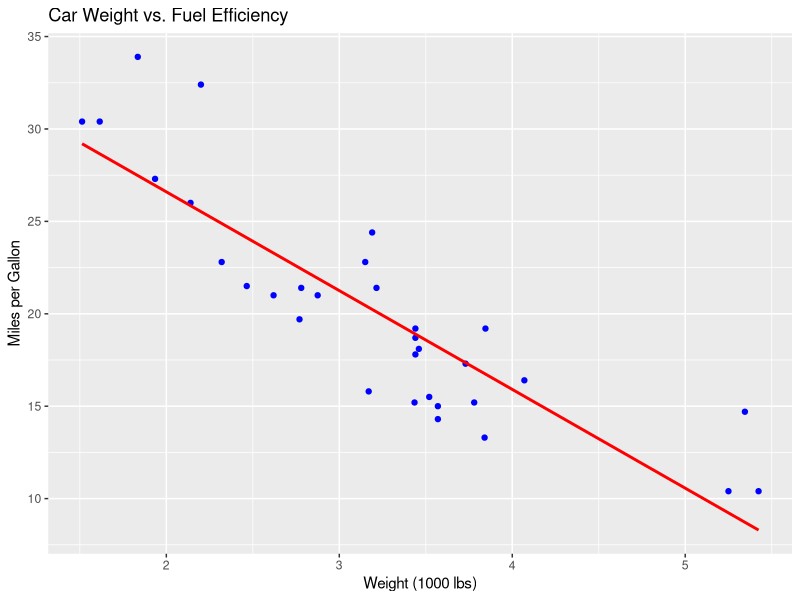

Here is the R script that generated this plot:
## ---- chunk 1
install.packages("ggplot2")

# Load the ggplot2 package for making plots
library(ggplot2)

# Use the built-in mtcars dataset
data(mtcars)

# Create the scatter plot
ggplot(mtcars, aes(x = wt, y = mpg)) +      # Set x as weight and y as miles per gallon
  geom_point(color = "blue") +              # Add blue dots for each car
  geom_smooth(method = "lm",                # Add a straight regression line
              se = FALSE,                   # Don't show the shaded error area
              color = "red") +              # Make the line red
  labs(title = "Car Weight vs. Fuel Efficiency", # Add a title
       x = "Weight (1000 lbs)",                 # Label for x-axis
       y = "Miles per Gallon")                  # Label for y-axis
